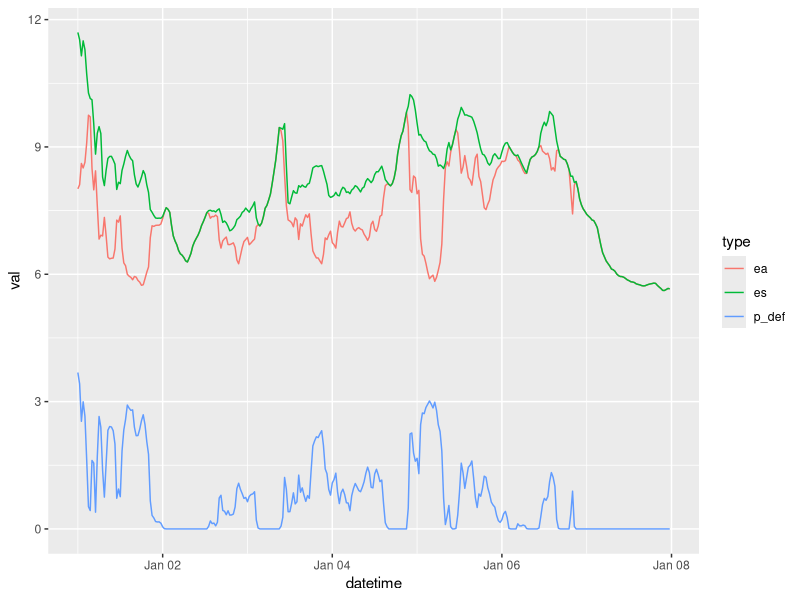
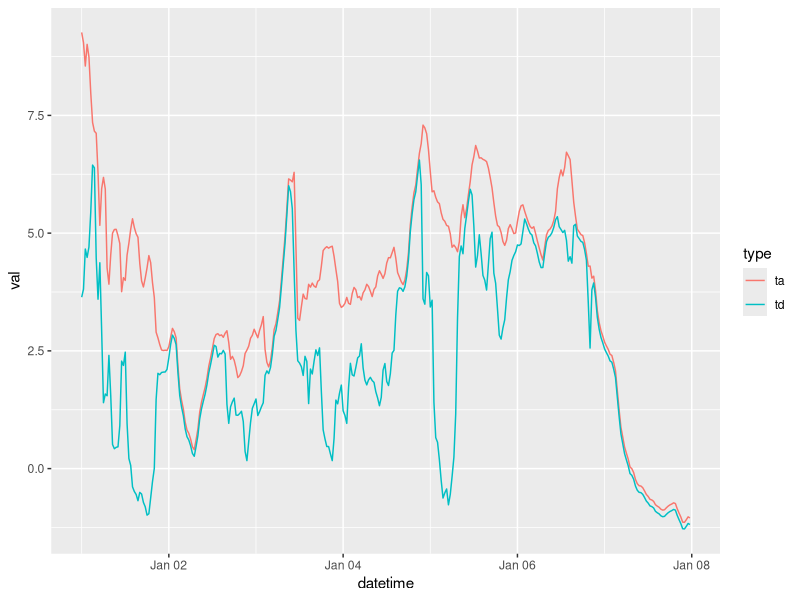
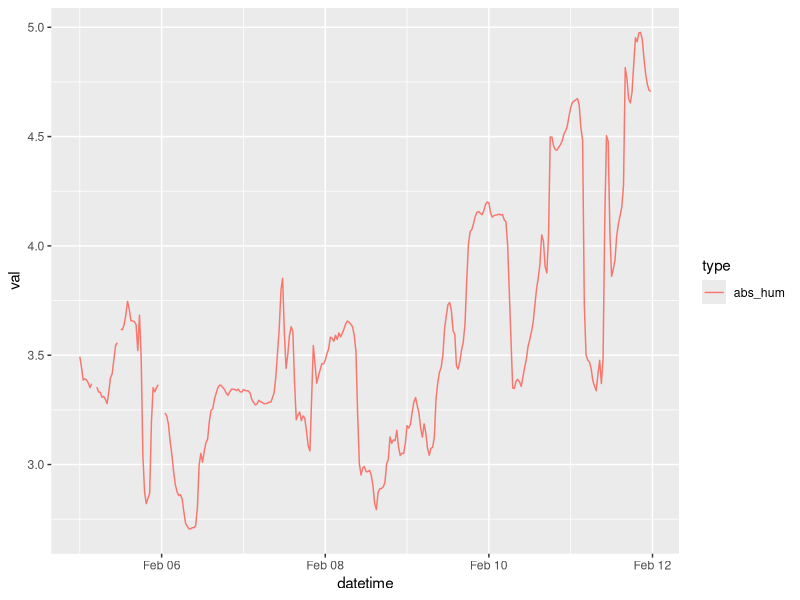
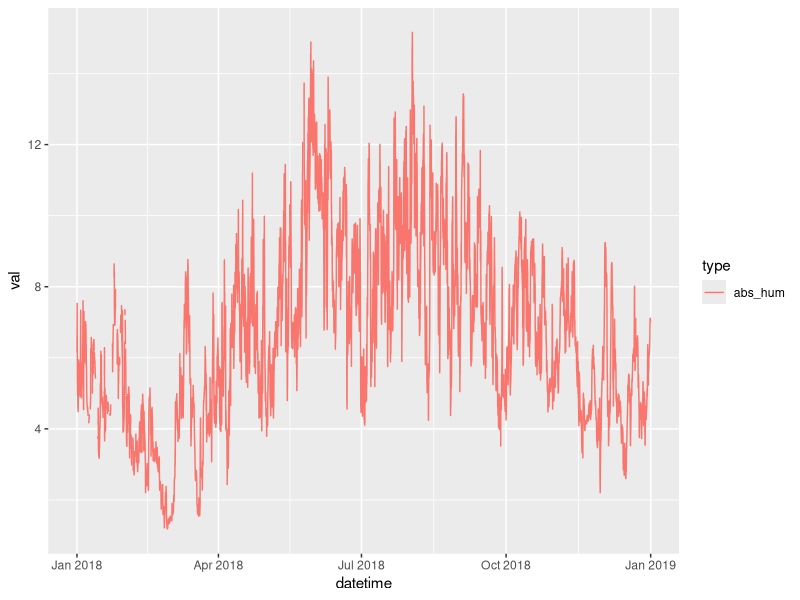
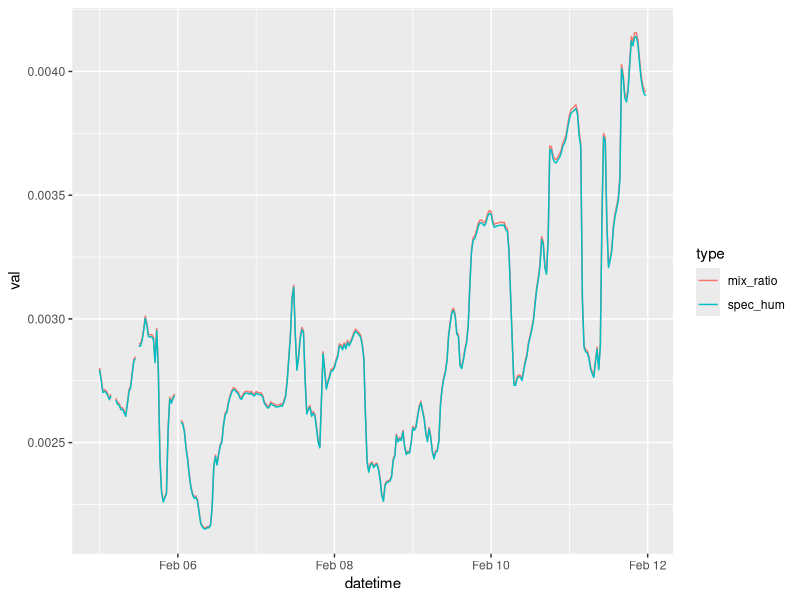
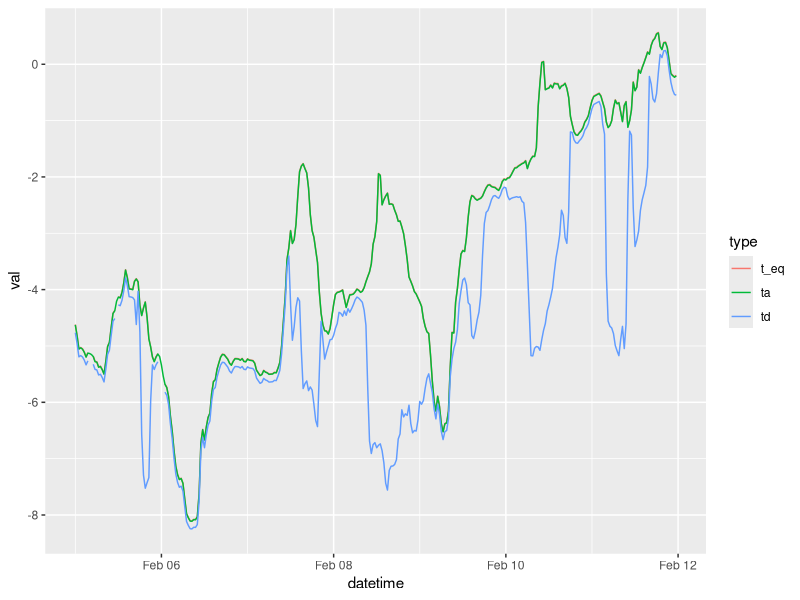

These figures' R source, in order:
## ---- chunk 1
library(tidyverse)
## ---- chunk 2
hum <- read_csv("../Data_lectures/4_air_humidity/04_Air_humidity_TA_RH_PA_NP_Hainich.csv")
names(hum) <- c("datetime", "ta", "rh", "pa")
## ---- chunk 3
c2k <- function(c) c + 273.15
k2c <- function(k) k - 273.15

Rv <- 461.47 # J K -1 kg -1 ] - gas constant of water vapour
get_es <-  function(ta)  6.1078 * exp((17.08085 * ta) / (234.175 + ta))
get_td <- function(e_a) ((log(e_a) - log(6.1708)) * 234.17) / (17.08085 - log(e_a) + log(6.1078))
get_rh <- function(e_a, e_s) e_a/e_s * 100
rh2ea <- function(rh, e_s) rh/100 * e_s

# need to convert e_a from hPa to Pa and the temperature to degrees Kelvin
# convert the output in g/Kg 
get_abs_hum <- function(e_a, ta) (e_a * 100 / (Rv * c2k(ta)) ) * 1000

#here there is no need to convert to Pa because the pressures is present both at numerator and denomiator
get_spec_hum <- function(e_a, p) 0.622 * e_a / (p - 0.378 * e_a) 
get_mix_ratio <- function(e_a, p) 0.622 * e_a / (p - e_a)


get_p_def <- function(ea, es) es - ea
get_t_eq <- function(ta, mix_ratio) k2c(c2k(ta) + 2.5 * mix_ratio)
## ---- chunk 4
head(hum)
## ---- chunk 5
hum <- mutate(hum,
    es = get_es(ta),
    ea = rh2ea(rh, es),
    td = get_td(ea),
    abs_hum = get_abs_hum(ea, ta),
    spec_hum = get_spec_hum(ea, pa),
    mix_ratio = get_mix_ratio(ea, pa),
    p_def = get_p_def(ea, es),
    t_eq = get_t_eq(ta, mix_ratio)
  )
## ---- chunk 6
hum %>%
  filter(week(datetime) ==1) %>%
  gather("type", "val", es, ea, p_def) %>%
  ggplot(aes(datetime, val, colour=type))+
    geom_line()
## ---- chunk 7
hum %>%
  filter(week(datetime) ==1) %>%
  gather("type", "val", ta, td) %>%
  ggplot(aes(datetime, val, colour=type))+
    geom_line()
## ---- chunk 8
hum %>%
  filter(week(datetime) ==6) %>%
  gather("type", "val", abs_hum) %>%
  ggplot(aes(datetime, val, colour=type))+
    geom_line()
## ---- chunk 9
hum %>%
  gather("type", "val", abs_hum) %>%
  ggplot(aes(datetime, val, colour=type))+
    geom_line()
## ---- chunk 10
hum %>%
  filter(week(datetime) ==6) %>%
  gather("type", "val", spec_hum, mix_ratio) %>%
  ggplot(aes(datetime, val, colour=type))+
    geom_line()
## ---- chunk 11
head(hum)
## ---- chunk 12
hum %>%
  filter(week(datetime) ==6) %>%
  gather("type", "val", ta, td, t_eq) %>%
  ggplot(aes(datetime, val, colour=type))+
    geom_line()
